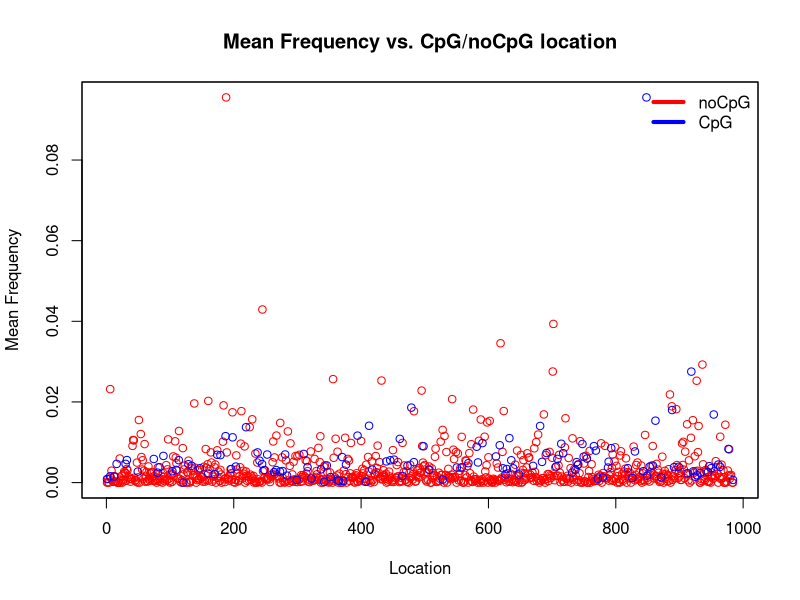

Write the R code that produced this figure.
read.csv("OverviewSelCoeff_BachelerFilter.csv")->HIVdata
print(HIVdata)


#Identify noCpG sites
#column might be 13 of 15, so change accordingly 
which(HIVdata[,15]=="0")->noCpG
print(noCpG)
#Identify CpG sites
which(HIVdata[,15]=="1")->CpG

#Identify mean frequency in association with noCpG sites
HIVdata[noCpG,3]->Freq
#Identify mean frequency in association with CpG sites
HIVdata[CpG,3]->Freq2


#Making a plot of mean frequency vs. CpG/nonCpG location
plot(noCpG, Freq, col="red", main="Mean Frequency vs. CpG/noCpG location", xlab = "Location", ylab = "Mean Frequency")
#Overlapping the two graphs
par(new = TRUE )
plot(CpG, Freq2,col="blue",xaxt='n',yaxt='n', ann = FALSE)


legend("topright",c("noCpG","CpG"),lty = c(1,1),lwd=4, col=c("red","blue"),bty="n")



